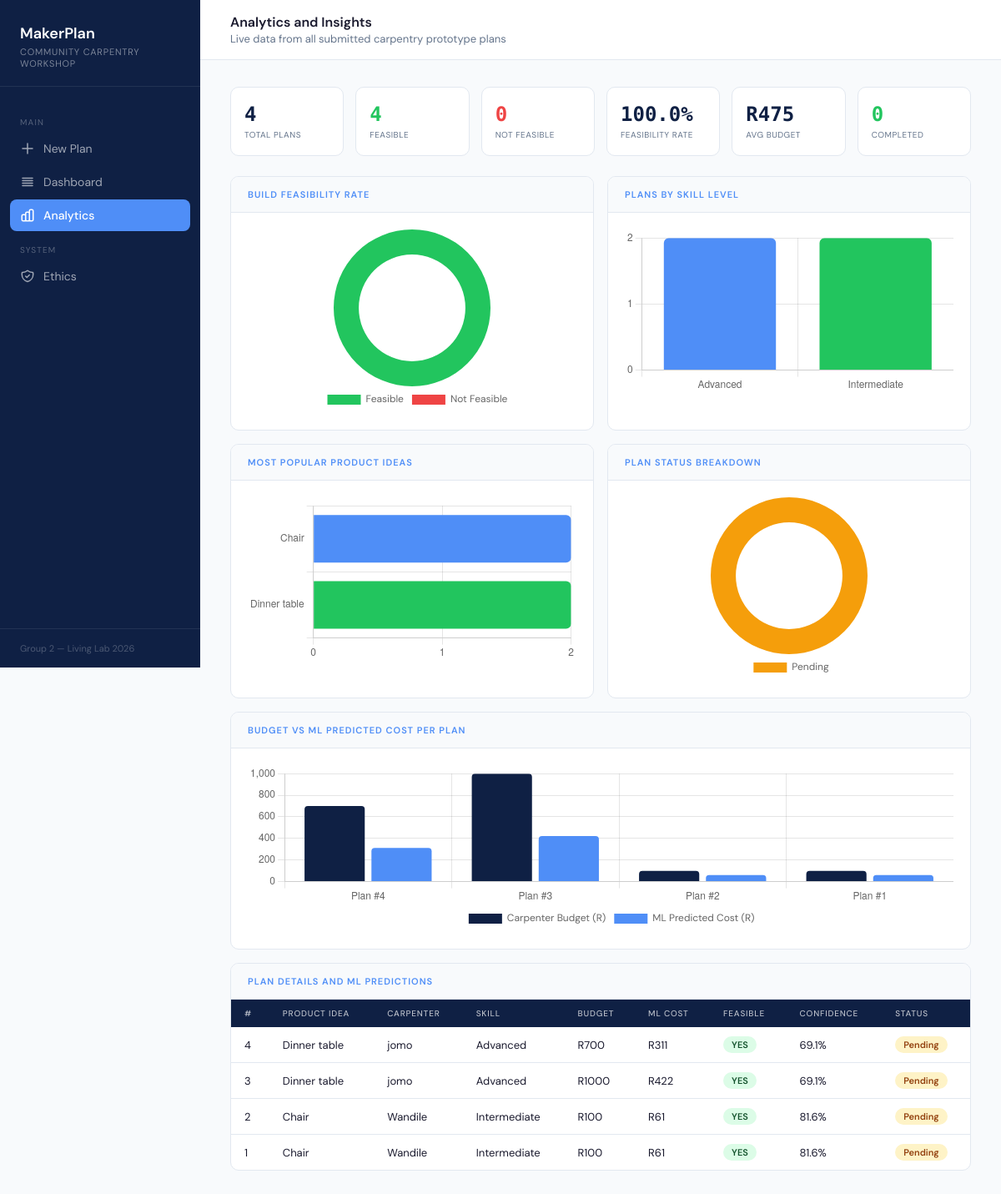
The app's page /analytics with its own data.
### tables this page shows
CREATE TABLE plans (
            id INTEGER PRIMARY KEY AUTOINCREMENT,
            maker_name TEXT NOT NULL,
            product_idea TEXT NOT NULL,
            materials TEXT NOT NULL,
            tools TEXT NOT NULL,
            budget TEXT NOT NULL,
            skill_level TEXT NOT NULL,
            status TEXT DEFAULT 'Pending',
            assigned_to TEXT DEFAULT 'Unassigned',
            llm_plan TEXT DEFAULT '',
            ml_feasible TEXT DEFAULT '',
            ml_cost TEXT DEFAULT '',
            ml_skill TEXT DEFAULT '',
            ml_confidence TEXT DEFAULT '',
            ml_tools_gap TEXT DEFAULT '',
            plan_useful TEXT DEFAULT '',
            created_at TIMESTAMP DEFAULT CURRENT_TIMESTAMP
        );

### app.py (the view)
@app.route("/analytics")
def analytics():
    conn = get_db()
    plans = conn.execute(
        "SELECT * FROM plans ORDER BY created_at DESC"
    ).fetchall()
    conn.close()
    total    = len(plans)
    feasible = sum(1 for p in plans if p['ml_feasible'] == 'YES')
    done     = sum(1 for p in plans if p['status'] == 'Done')
    useful       = sum(1 for p in plans if p['plan_useful'] == 'YES') if plans and 'plan_useful' in plans[0].keys() else 0
    not_useful   = sum(1 for p in plans if p['plan_useful'] == 'NO')  if plans and 'plan_useful' in plans[0].keys() else 0
    rated        = useful + not_useful
    usability_rate = round((useful / rated * 100), 1) if rated > 0 else 0
    skill_data = {}
    for p in plans:
        s = p['skill_level']
        skill_data[s] = skill_data.get(s, 0) + 1
    product_data = {}
    for p in plans:
        prod = p['product_idea']
        product_data[prod] = product_data.get(prod, 0) + 1
    status_data = {}
    for p in plans:
        st = p['status']
        status_data[st] = status_data.get(st, 0) + 1
    budgets  = []
    ml_costs = []
    for p in plans:
        try:
            budgets.append(int(float(p['budget'])))
        except:
            budgets.append(0)
        try:
            ml_costs.append(int(float(p['ml_cost'].replace('R', ''))))
        except:
            ml_costs.append(0)
    plan_ids = [p['id'] for p in plans]
    avg_budget = f"R{int(sum(budgets)/len(budgets))}" if budgets else "R0"
    stats = {
        "total_plans":      total,
        "feasible_count":   feasible,
        "infeasible_count": total - feasible,
        "feasibility_rate": round((feasible/total*100), 1) if total > 0 else 0,
        "done_count":       done,
        "avg_budget":       avg_budget,
        "useful_count":     useful,
        "not_useful_count": not_useful,
        "usability_rate":   usability_rate,
        "rated_count":      rated,
        "feas_data":        {"yes": feasible, "no": total - feasible},
        "useful_data":      {"yes": useful, "no": not_useful},
        "skill_data":       skill_data,
        "product_data":     product_data,
        "status_data":      status_data,
        "budgets":          budgets,
        "ml_costs":         ml_costs,
        "plan_ids":         plan_ids,
    }
    return render_template("analytics.html", stats=stats, plans=plans)

### database.py (called while the page is built)
def get_db():
    conn = sqlite3.connect("maker_planner.db")
    conn.row_factory = sqlite3.Row
    return conn

### templates/analytics.html (shortened to what this page needs)
<!DOCTYPE html>
<html lang="en">
<head>
</head>
<body>
    <aside class="sidebar">
        <div class="sidebar-brand">
            <h1>MakerPlan</h1>
            <p>Community Carpentry Workshop</p>
        </div>
        <nav class="sidebar-nav">
            <p class="nav-label">Main</p>
            <a href="/" class="nav-item"><svg class="nav-icon" fill="none" viewBox="0 0 24 24" stroke="currentColor"><path stroke-linecap="round" stroke-linejoin="round" stroke-width="2" d="M12 4v16m8-8H4"/></svg>New Plan</a>
            <a href="/dashboard" class="nav-item"><svg class="nav-icon" fill="none" viewBox="0 0 24 24" stroke="currentColor"><path stroke-linecap="round" stroke-linejoin="round" stroke-width="2" d="M4 6h16M4 10h16M4 14h16M4 18h16"/></svg>Dashboard</a>
            <a href="/analytics" class="nav-item active">Analytics</a>
            <p class="nav-label">System</p>
            <a href="/ethics" class="nav-item">Ethics</a>
        </nav>
        <div class="sidebar-footer">Group 2 — Living Lab 2026</div>
    </aside>
    <main class="main">
        <div class="topbar">
            <h2>Analytics and Insights</h2>
            <p>Live data from all submitted carpentry prototype plans</p>
        </div>
        <div class="content">
            <div class="kpi-row">
                <div class="kpi-card"><div class="value">{{ stats.total_plans }}</div><div class="label">Total Plans</div></div>
                <div class="kpi-card"><div class="value" style="color:var(--success);">{{ stats.feasible_count }}</div><div class="label">Feasible</div></div>
                <div class="kpi-card"><div class="value" style="color:var(--danger);">{{ stats.infeasible_count }}</div><div class="label">Not Feasible</div></div>
                <div class="kpi-card"><div class="value">{{ stats.feasibility_rate }}%</div><div class="label">Feasibility Rate</div></div>
                <div class="kpi-card"><div class="value">{{ stats.avg_budget }}</div><div class="label">Avg Budget</div></div>
                <div class="kpi-card"><div class="value" style="color:var(--success);">{{ stats.done_count }}</div><div class="label">Completed</div></div>
            </div>
            <div class="charts-grid">
                <div class="chart-card"><div class="chart-header"><h3>Build Feasibility Rate</h3></div><div class="chart-body"><canvas id="feasChart"></canvas></div></div>
                <div class="chart-card"><div class="chart-header"><h3>Plans by Skill Level</h3></div><div class="chart-body"><canvas id="skillChart"></canvas></div></div>
                <div class="chart-card"><div class="chart-header"><h3>Most Popular Product Ideas</h3></div><div class="chart-body"><canvas id="productChart"></canvas></div></div>
                <div class="chart-card"><div class="chart-header"><h3>Plan Status Breakdown</h3></div><div class="chart-body"><canvas id="statusChart"></canvas></div></div>
                <div class="chart-card full"><div class="chart-header"><h3>Budget vs ML Predicted Cost per Plan</h3></div><div class="chart-body"><canvas id="costChart" style="max-height:200px;"></canvas></div></div>
            </div>
            <div class="table-card">
                <div class="table-header"><h3>Plan Details and ML Predictions</h3></div>
                <table>
                    <thead><tr><th>#</th><th>Product Idea</th><th>Carpenter</th><th>Skill</th><th>Budget</th><th>ML Cost</th><th>Feasible</th><th>Confidence</th><th>Status</th></tr></thead>
                    <tbody>
                        {% for plan in plans %}
                        <tr>
                            <td>{{ plan['id'] }}</td>
                            <td>{{ plan['product_idea'] }}</td>
                            <td>{{ plan['maker_name'] }}</td>
                            <td>{{ plan['skill_level'] }}</td>
                            <td>R{{ plan['budget'] }}</td>
                            <td>{{ plan['ml_cost'] }}</td>
                            <td><span class="pill {{ 'pill-green' if plan['ml_feasible'] == 'YES' else 'pill-red' }}">{{ plan['ml_feasible'] }}</span></td>
                            <td>{{ plan['ml_confidence'] }}</td>
                            <td><span class="pill {{ 'pill-yellow' if plan['status'] == 'Pending' else 'pill-blue' if plan['status'] == 'In Progress' else 'pill-green' }}">{{ plan['status'] }}</span></td>
                        </tr>
                        {% endfor %}
                    </tbody>
                </table>
            </div>
        </div>
    </main>
    <script>
        const feasData    = {{ stats.feas_data | tojson }};
        const skillData   = {{ stats.skill_data | tojson }};
        const productData = {{ stats.product_data | tojson }};
        const statusData  = {{ stats.status_data | tojson }};
        const budgets     = {{ stats.budgets | tojson }};
        const mlCosts     = {{ stats.ml_costs | tojson }};
        const planIds     = {{ stats.plan_ids | tojson }};
        const navy = '#0f2044', accent = '#4f8ef7', green = '#22c55e', red = '#ef4444', yellow = '#f59e0b';
        const colors = [accent, green, red, yellow, '#9c27b0', '#00bcd4', '#ff5722'];
        new Chart(document.getElementById('feasChart'), { type: 'doughnut', data: { labels: ['Feasible', 'Not Feasible'], datasets: [{ data: [feasData.yes, feasData.no], backgroundColor: [green, red], borderWidth: 0 }] }, options: { plugins: { legend: { position: 'bottom', labels: { font: { family: 'DM Sans' } } } }, cutout: '68%' } });
        new Chart(document.getElementById('skillChart'), { type: 'bar', data: { labels: Object.keys(skillData), datasets: [{ data: Object.values(skillData), backgroundColor: [accent, green, yellow], borderRadius: 6, borderWidth: 0 }] }, options: { plugins: { legend: { display: false } }, scales: { y: { beginAtZero: true, ticks: { stepSize: 1 } } } } });
        new Chart(document.getElementById('productChart'), { type: 'bar', data: { labels: Object.keys(productData), datasets: [{ data: Object.values(productData), backgroundColor: colors, borderRadius: 6, borderWidth: 0 }] }, options: { indexAxis: 'y', plugins: { legend: { display: false } }, scales: { x: { beginAtZero: true, ticks: { stepSize: 1 } } } } });
        new Chart(document.getElementById('statusChart'), { type: 'doughnut', data: { labels: Object.keys(statusData), datasets: [{ data: Object.values(statusData), backgroundColor: [yellow, accent, green], borderWidth: 0 }] }, options: { plugins: { legend: { position: 'bottom', labels: { font: { family: 'DM Sans' } } } }, cutout: '68%' } });
        new Chart(document.getElementById('costChart'), { type: 'bar', data: { labels: planIds.map(id => 'Plan #' + id), datasets: [ { label: 'Carpenter Budget (R)', data: budgets, backgroundColor: navy, borderRadius: 4, borderWidth: 0 }, { label: 'ML Predicted Cost (R)', data: mlCosts, backgroundColor: accent, borderRadius: 4, borderWidth: 0 } ] }, options: { plugins: { legend: { position: 'bottom', labels: { font: { family: 'DM Sans' } } } }, scales: { y: { beginAtZero: true } } } });
    </script>
</body>
</html>

### templates/analytics.html (style rules this page uses)
:root { --navy: #0f2044; --navy2: #162b58; --navy3: #1e3a6e; --accent: #4f8ef7; --success: #22c55e; --warning: #f59e0b; --danger: #ef4444; --text: #1a1a2e; --muted: #64748b; --border: #e2e8f0; --bg: #f8fafc; --white: #ffffff; --sidebar-w: 240px; }
* { margin: 0; padding: 0; box-sizing: border-box; }
body { font-family: 'DM Sans', sans-serif; background: var(--bg); color: var(--text); min-height: 100vh; display: flex; }
.sidebar { width: var(--sidebar-w); background: var(--navy); min-height: 100vh; display: flex; flex-direction: column; position: fixed; top: 0; left: 0; }
.sidebar-brand { padding: 28px 24px 20px; border-bottom: 1px solid rgba(255,255,255,0.08); }
.sidebar-brand h1 { font-size: 18px; font-weight: 600; color: var(--white); }
.sidebar-brand p { font-size: 11px; color: rgba(255,255,255,0.45); margin-top: 3px; text-transform: uppercase; letter-spacing: 0.8px; }
.sidebar-nav { padding: 20px 12px; flex: 1; }
.nav-label { font-size: 10px; color: rgba(255,255,255,0.3); text-transform: uppercase; letter-spacing: 1.2px; padding: 0 12px; margin-bottom: 6px; margin-top: 16px; }
.nav-item { display: flex; align-items: center; gap: 10px; padding: 10px 12px; border-radius: 8px; color: rgba(255,255,255,0.6); text-decoration: none; font-size: 14px; transition: all 0.15s; margin-bottom: 2px; }
.nav-item.active { background: var(--accent); color: var(--white); font-weight: 500; }
.nav-icon { width: 18px; height: 18px; }
.sidebar-footer { padding: 16px 24px; border-top: 1px solid rgba(255,255,255,0.08); font-size: 11px; color: rgba(255,255,255,0.25); }
.main { margin-left: var(--sidebar-w); flex: 1; display: flex; flex-direction: column; }
.topbar { background: var(--white); border-bottom: 1px solid var(--border); padding: 16px 36px; }
.topbar h2 { font-size: 16px; font-weight: 600; }
.topbar p { font-size: 13px; color: var(--muted); margin-top: 1px; }
.content { padding: 32px 36px; }
.kpi-row { display: grid; grid-template-columns: repeat(6, 1fr); gap: 14px; margin-bottom: 24px; }
.kpi-card { background: var(--white); border: 1px solid var(--border); border-radius: 10px; padding: 18px 16px; }
.kpi-card .value { font-size: 24px; font-weight: 700; font-family: 'DM Mono', monospace; color: var(--navy); }
.kpi-card .label { font-size: 10px; color: var(--muted); text-transform: uppercase; letter-spacing: 0.5px; margin-top: 4px; }
.charts-grid { display: grid; grid-template-columns: 1fr 1fr; gap: 16px; margin-bottom: 16px; }
.chart-card { background: var(--white); border: 1px solid var(--border); border-radius: 10px; overflow: hidden; }
.chart-card.full { grid-column: 1 / -1; }
.chart-header { padding: 14px 20px; border-bottom: 1px solid var(--border); background: var(--bg); }
.chart-header h3 { font-size: 11px; font-weight: 600; color: var(--accent); text-transform: uppercase; letter-spacing: 1px; }
.chart-body { padding: 20px; }
.chart-body canvas { max-height: 220px; }
.table-card { background: var(--white); border: 1px solid var(--border); border-radius: 10px; overflow: hidden; }
.table-header { padding: 14px 20px; border-bottom: 1px solid var(--border); background: var(--bg); }
.table-header h3 { font-size: 11px; font-weight: 600; color: var(--accent); text-transform: uppercase; letter-spacing: 1px; }
table { width: 100%; border-collapse: collapse; font-size: 13px; }
thead th { background: var(--navy); color: rgba(255,255,255,0.7); padding: 10px 16px; text-align: left; font-size: 10px; text-transform: uppercase; letter-spacing: 0.8px; font-weight: 500; }
tbody td { padding: 11px 16px; border-bottom: 1px solid var(--border); color: var(--text); }
tbody tr:last-child td { border-bottom: none; }
.pill { display: inline-block; padding: 3px 10px; border-radius: 20px; font-size: 11px; font-weight: 600; }
.pill-green { background: #dcfce7; color: #14532d; }
.pill-yellow { background: #fef3c7; color: #92400e; }

### records on screen
plans: id "4", product_idea "Dinner table", maker_name "jomo", skill_level "Advanced", budget "700", ml_cost "R311", ml_feasible "YES", ml_confidence "69.1%", status "Pending"
plans: id "3", product_idea "Dinner table", maker_name "jomo", skill_level "Advanced", budget "1000", ml_cost "R422", ml_feasible "YES", ml_confidence "69.1%", status "Pending"
plans: id "2", product_idea "Chair", maker_name "Wandile", skill_level "Intermediate", budget "100", ml_cost "R61", ml_feasible "YES", ml_confidence "81.6%", status "Pending"
plans: id "1", product_idea "Chair", maker_name "Wandile", skill_level "Intermediate", budget "100", ml_cost "R61", ml_feasible "YES", ml_confidence "81.6%", status "Pending"

### other values on screen
{{ stats.total_plans }} "4"
{{ stats.feasible_count }} "4"
{{ stats.infeasible_count }} "0"
{{ stats.feasibility_rate }} "100.0"
{{ stats.avg_budget }} "R475"
{{ stats.done_count }} "0"
chart data {{ stats.feas_data | tojson }} {"no": 0, "yes": 4}
chart data {{ stats.skill_data | tojson }} {"Advanced": 2, "Intermediate": 2}
chart data {{ stats.product_data | tojson }} {"Chair": 2, "Dinner table": 2}
